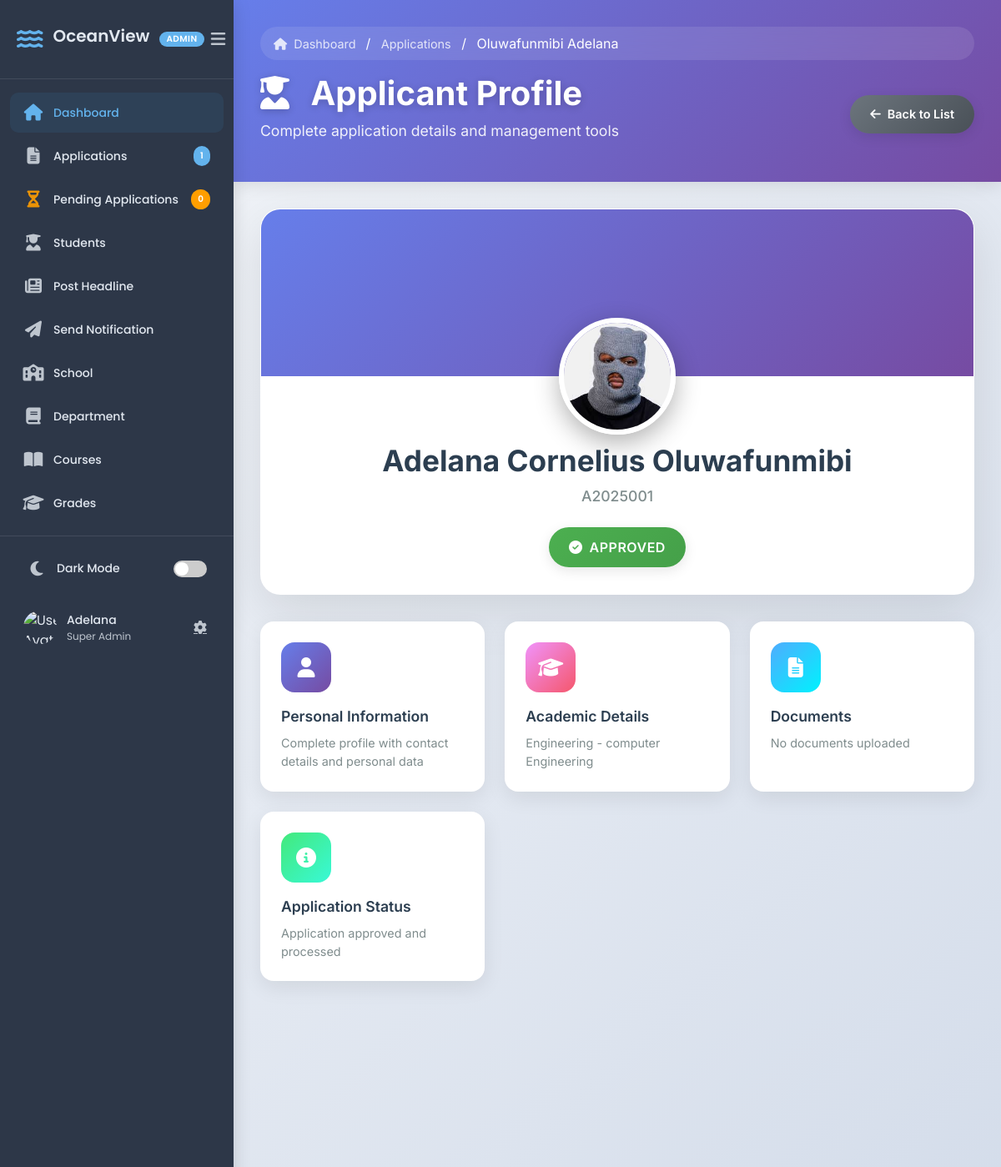
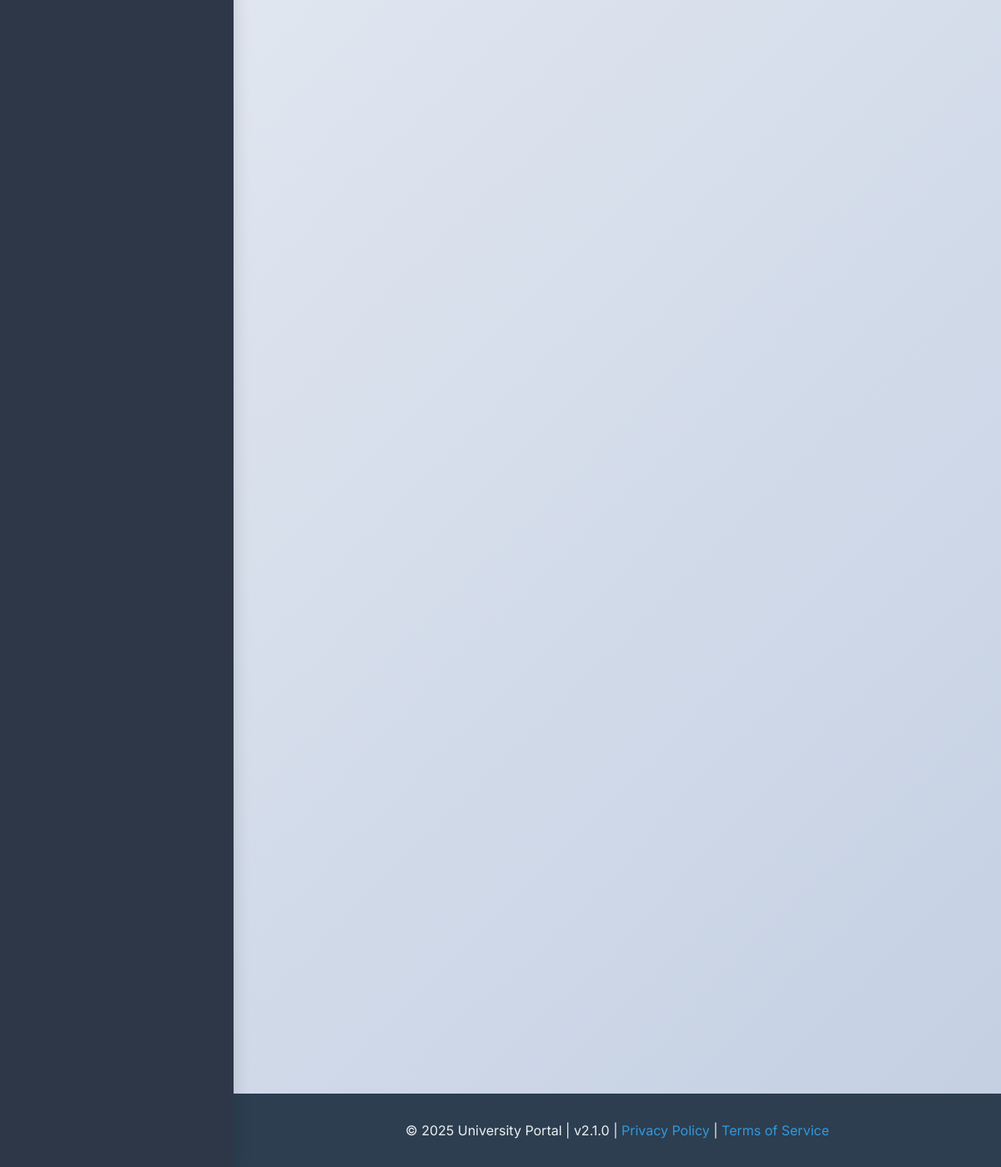
The page /applications/view/5/ (signed in) on the database its author committed (2 pictures, top to bottom).
### portal/models.py (models this page shows, shortened)
class Application(models.Model):
    STATUS_CHOICES = [
        ('pending', 'Pending'),
        ('approved', 'Approved'),
        ('declined', 'Declined'),
    ]
    surname = models.CharField(max_length=100)
    first_name = models.CharField(max_length=100)
    other_name = models.CharField(max_length=100, blank=True, null=True)
    email = models.EmailField(unique=True)
    phone_number = models.CharField(max_length=11)
    address = models.CharField(max_length=100)
    state_of_origin = models.ForeignKey(State, on_delete=models.CASCADE)
    local_government = models.ForeignKey(Lga, on_delete=models.CASCADE)
    date_of_birth = models.DateField()
    school = models.ForeignKey(School, on_delete=models.CASCADE)
    department = models.ForeignKey(Department, on_delete=models.CASCADE)
    application_number = models.CharField(max_length=10, unique=True, blank=True)
    profile_picture = models.ImageField(
        upload_to="profile_pics/",
        blank=True,
        null=True,
        default="default-profile.png")
    created_at = models.DateTimeField(default=now, editable=True)
    academic_session = models.ForeignKey(AcademicSession, on_delete=models.CASCADE, related_name="applications")
    is_approved = models.CharField(max_length=10, choices=STATUS_CHOICES, default='pending')
    year = models.ForeignKey(Year, default=1, on_delete=models.CASCADE)
    semester = models.ForeignKey(Semester, on_delete=models.CASCADE, default=get_default_semester)

class School(models.Model):
    name = models.CharField(max_length=100, unique=True)

class Department(models.Model):
    name = models.CharField(max_length=100)
    school = models.ForeignKey(School, on_delete=models.CASCADE, related_name="departments")

### crm/views.py (the view)
# urls.py: path('applications/view/<int:application_id>/', view_applicant, name='view_applicant'),
@login_required
def view_applicant(request, application_id):
    if not request.user.is_superuser and not request.user.groups.filter(name='Admission Officer').exists():
        return HttpResponseForbidden("You do not have permission to view this applicant.")
    applicant = get_object_or_404(Application, id=application_id)
    total_applications = Application.objects.count()
    total_pending_application = Application.objects.filter(is_approved='pending').count()
    is_already_student = Student.objects.filter(application_number=applicant.application_number).exists()
    return render(request, "crm/applicant_profile.html", {"applicant": applicant,'total_pending_application': total_pending_application, 'total_applications': total_applications, 'is_already_student': is_already_student})

### crm/templates/crm/applicant_profile.html (shortened to what this page needs)
{% load static %}
<!DOCTYPE html>
<html lang="en">
<head>
    <link href="https://cdn.jsdelivr.net/npm/bootstrap@5.3.0/dist/css/bootstrap.min.css" rel="stylesheet">
    <link rel="stylesheet" href="https://cdnjs.cloudflare.com/ajax/libs/font-awesome/6.0.0/css/all.min.css">
</head>
<body>
    {% include 'crm/sidebar.html' %}
    <div class="main-content fade-in">
        <div class="page-header">
            <div class="container-fluid">
                <div class="breadcrumb-nav">
                    <a href="{% url 'dashboard' %}">
                        <i class="fas fa-home me-1"></i> Dashboard
                    </a>
                    <span class="mx-2">/</span>
                    <a href="{% url 'applicant_list' %}">Applications</a>
                    <span class="mx-2">/</span>
                    <span>{{ applicant.first_name }} {{ applicant.surname }}</span>
                </div>
                <div class="d-flex justify-content-between align-items-center">
                    <div>
                        <h1 class="page-title">
                            <i class="fas fa-user-graduate me-3"></i>
                            Applicant Profile
                        </h1>
                        <p class="page-subtitle">
                            Complete application details and management tools
                        </p>
                    </div>
                    <a href="{% url 'applicant_list' %}" class="btn-action btn-back">
                        <i class="fas fa-arrow-left"></i>
                        Back to List
                    </a>
                </div>
            </div>
        </div>
        <div class="content-container">
            <div class="profile-overview">
                <div class="profile-cover">
                    {% if applicant.profile_picture %}
                        <img src="{{ applicant.profile_picture.url }}" alt="{{ applicant.first_name }} {{ applicant.surname }}" class="profile-avatar">
                    {% else %}
                        <img src="{% static 'images/default-profile.png' %}" alt="Default profile picture" class="profile-avatar">
                    {% endif %}
                </div>
                <div class="profile-info">
                    <h2 class="profile-name">
                        {{ applicant.surname }}
                        {% if applicant.other_name %}{{ applicant.other_name }}{% endif %}
                        {{ applicant.first_name }}
                    </h2>
                    <p class="profile-id">{{ applicant.application_number }}</p>
                    <div class="status-badge
                        {% if applicant.is_approved == 'approved' %}status-approved
                        {% elif applicant.is_approved == 'declined' %}status-declined
                        {% else %}status-pending{% endif %}">
                        {% if applicant.is_approved == 'approved' %}
                            <i class="fas fa-check-circle"></i>
                            <span>Approved</span>
                        {% elif applicant.is_approved == 'declined' %}
                            <i class="fas fa-times-circle"></i>
                            <span>Declined</span>
                        {% else %}
                            <i class="fas fa-clock"></i>
                            <span>Pending Review</span>
                        {% endif %}
                    </div>
                </div>
            </div>
            <div class="quick-stats">
                <div class="stat-card">
                    <div class="stat-icon personal">
                        <i class="fas fa-user"></i>
                    </div>
                    <div class="stat-title">Personal Information</div>
                    <div class="stat-value">
                        Complete profile with contact details and personal data
                    </div>
                </div>
                <div class="stat-card">
                    <div class="stat-icon academic">
                        <i class="fas fa-graduation-cap"></i>
                    </div>
                    <div class="stat-title">Academic Details</div>
                    <div class="stat-value">
                        {{ applicant.school.name }} - {{ applicant.department.name }}
                    </div>
                </div>
                <div class="stat-card">
                    <div class="stat-icon documents">
                        <i class="fas fa-file-alt"></i>
                    </div>
                    <div class="stat-title">Documents</div>
                    <div class="stat-value">
                        {% if applicant.documents.all %}
                            {{ applicant.documents.all.count }} document{{ applicant.documents.all.count|pluralize }} uploaded
                        {% else %}
                            No documents uploaded
                        {% endif %}
                    </div>
                </div>
                <div class="stat-card">
                    <div class="stat-icon additional">
                        <i class="fas fa-info-circle"></i>
                    </div>
                    <div class="stat-title">Application Status</div>
                    <div class="stat-value">
                        {% if applicant.is_approved == 'approved' %}
                            Application approved and processed
                        {% elif applicant.is_approved == 'declined' %}
                            Application declined - review required
                        {% else %}
                            Awaiting review and approval
                        {% endif %}
                    </div>
                </div>
            </div>
        </div>
    </div>
    <footer class="footer">
        <div>
            © 2025 University Portal | v2.1.0 |
            <a href="#">Privacy Policy</a> |
            <a href="#">Terms of Service</a>
        </div>
    </footer>

### crm/templates/crm/sidebar.html (shortened to what this page needs)
{% load static %}
<!DOCTYPE html>
<html lang="en">
<head>
    <link rel="stylesheet" href="https://cdnjs.cloudflare.com/ajax/libs/font-awesome/6.4.0/css/all.min.css">
    <link rel="stylesheet" href="{% static 'crm/css/sidebar.css' %}">
</head>
<body>
<div class="sidebar-container">
    <div class="sidebar">
        <div class="sidebar-header">
            <div class="brand-wrapper">
                <i class="fas fa-water brand-icon"></i>
                <h3 class="brand-text">OceanView</h3>
                <span class="badge badge-admin">ADMIN</span>
            </div>
            <button class="sidebar-toggle" id="sidebarToggle">
                <i class="fas fa-bars"></i>
            </button>
        </div>
        <ul class="sidebar-menu">
            <li class="menu-item active">
                <a href="{% url 'dashboard' %}" class="menu-link">
                    <span class="menu-icon"><i class="fas fa-home"></i></span>
                    <span class="menu-text">Dashboard</span>
                </a>
            </li>
            {% if request.user.is_superuser or request.user.groups.all.0.name == 'Admission Officer' %}
            <li class="menu-item">
                <a href="{% url 'applicant_list' %}" class="menu-link">
                    <span class="menu-icon"><i class="fas fa-file-alt"></i></span>
                    <span class="menu-text">Applications</span>
                    <span class="menu-badge">{{ total_applications }}</span>
                </a>
            </li>
            <li class="menu-item">
                <a href="{% url 'pending_list' %}" class="menu-link">
                    <span class="menu-icon"><i class="fas fa-hourglass-half"></i></span>
                    <span class="menu-text">Pending Applications</span>
                    <span class="menu-badge badge-warning">{{ total_pending_application }}</span>
                </a>
            </li>
            {% endif %}
            {% if request.user.is_superuser %}
                <li class="menu-item">
                    <a href="{% url 'student_list' %}" class="menu-link">
                        <span class="menu-icon"><i class="fas fa-user-graduate"></i></span>
                        <span class="menu-text">Students</span>
                    </a>
                </li>
                <li class="menu-item">
                    <a href="{% url 'Post_headline' %}" class="menu-link">
                        <span class="menu-icon"><i class="fas fa-newspaper"></i></span>
                        <span class="menu-text">Post Headline</span>
                    </a>
                </li>
                <li class="menu-item">
                    <a href="{% url 'Notify_student' %}" class="menu-link">
                        <span class="menu-icon"><i class="fas fa-paper-plane"></i></span>
                        <span class="menu-text">Send Notification</span>
                    </a>
                </li>
            {% endif %}
            {% if request.user.is_superuser%}
                <li class="menu-item">
                    <a href="{% url 'school_list' %}" class="menu-link">
                        <span class="menu-icon"><i class="fas fa-school"></i></span>
                        <span class="menu-text">School</span>
                    </a>
                </li>
            {% endif %}
                 {% if request.user.is_superuser  or "Dean" in user_groups %}
                <li class="menu-item">
                    <a href="{% url 'department_list' %}" class="menu-link">
                        <span class="menu-icon"><i class="fas fa-book"></i></span>
                        <span class="menu-text">Department</span>
                    </a>
                </li>
                {%endif%}
                {% if request.user.is_superuser or "Class Adviser" in user_groups or "HOD (Head of Department)" in user_groups or "Dean" in user_groups %}
                <li class="menu-item">
                    <a href="{% url 'course_list' %}" class="menu-link">
                        <span class="menu-icon"><i class="fas fa-book-open"></i></span>
                        <span class="menu-text">Courses</span>
                    </a>
                </li>
                {%endif %}
                {% if request.user.is_superuser or "Class Adviser" in user_groups or "HOD (Head of Department)" in user_groups or "Dean" in user_groups %}
                <li class="menu-item">
                    <a href="{% url 'grade_list' %}" class="menu-link">
                        <span class="menu-icon"><i class="fas fa-graduation-cap"></i></span>
                        <span class="menu-text">Grades</span>
                    </a>
                </li>
                {%endif%}
        </ul>
        <div class="sidebar-footer">
            <div class="settings-menu">
                <div class="dark-mode-toggle" onclick="toggleDarkMode()">
                    <div class="toggle-icon"><i id="darkModeIcon" class="fas fa-moon"></i></div>
                    <span id="darkModeText">Dark Mode</span>
                    <div class="toggle-switch">
                        <label for="darkModeSwitch"></label>
                    </div>
                </div>
            </div>
            <div class="user-profile">
                <div class="user-avatar">
                    <img src="{% static 'images/default-avatar.png' %}" alt="User Avatar">
                </div>
                <div class="user-info">
                    <span class="user-name">{{ request.user.get_full_name|default:request.user.username }}</span>
                    <span class="user-role">
                        {% if request.user.is_superuser %}
                            Super Admin
                        {% elif user_groups %}
                            {{ user_groups.0 }}
                        {% else %}
                            Staff
                        {% endif %}
                    </span>
                </div>
                <div class="user-actions">
                    <a href="#"><i class="fas fa-cog"></i></a>
                </div>
            </div>
        </div>
    </div>
</div>
</body>
</html>

### rows shown on the page
Application: first_name "Oluwafunmibi", surname "Adelana", profile_picture (picture), other_name "Cornelius", application_number "A2025001", school.name "Engineering", department.name "computer Engineering"

### other values the page prints
{{ total_applications }} "1"
{{ total_pending_application }} "0"
{{ request.user.get_full_name|default:request.user.username }} "Adelana"
